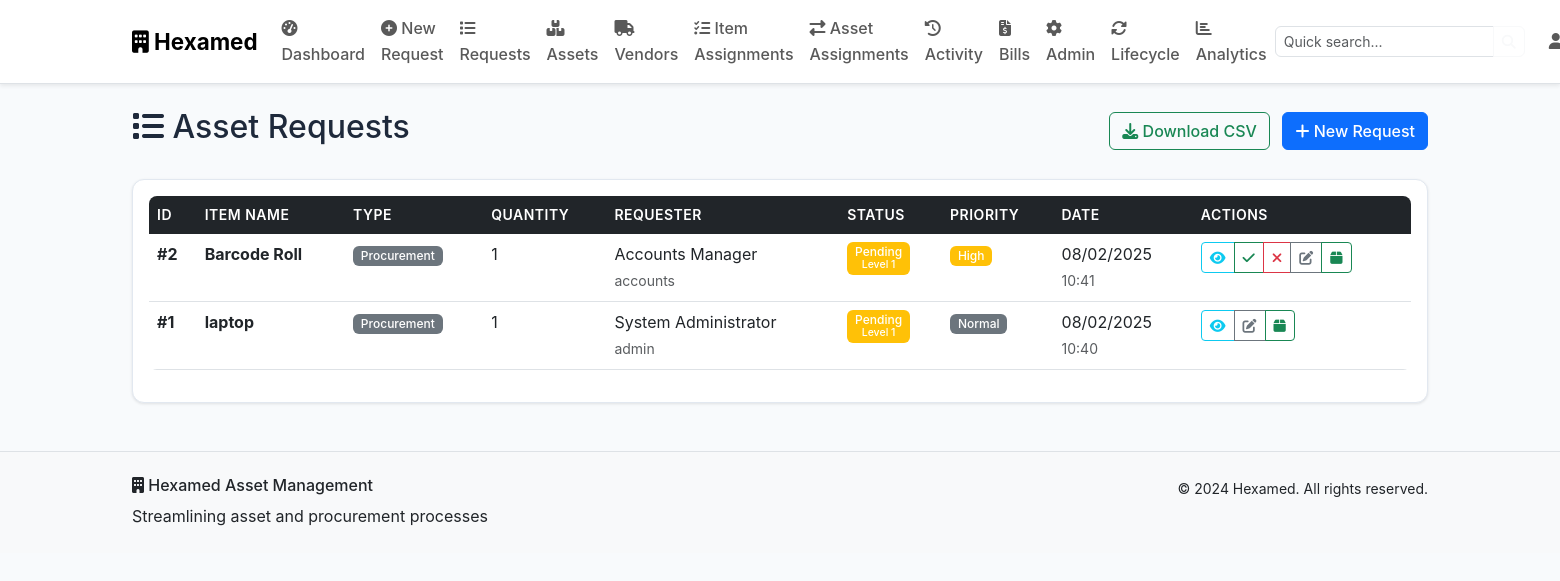
/requests (signed in), run on the app's committed database.
### models.py (models this page shows, shortened)
class AssetRequest(db.Model):
    id = db.Column(db.Integer, primary_key=True)
    item_name = db.Column(db.String(200), nullable=False)
    quantity = db.Column(db.Integer, nullable=False)
    purpose = db.Column(db.Text, nullable=False)
    request_type = db.Column(db.String(50), nullable=False)
    estimated_cost = db.Column(db.Float)
    urgency = db.Column(db.String(20), default='Normal')
    status = db.Column(db.String(20), default='Pending')
    current_approval_level = db.Column(db.Integer, default=1)
    floor = db.Column(db.String(50))  # Floor WHERE THE REQUEST IS MADE FROM (GROUND FLOOR, FIRST FLOOR, SECOND FLOOR, THIRD FLOOR, FOURTH FLOOR)
    fulfilled_from_asset_id = db.Column(db.Integer, db.ForeignKey('asset.id'))
    fulfilled_quantity = db.Column(db.Integer, default=0)
    fulfilled_by = db.Column(db.Integer, db.ForeignKey('user.id'))
    fulfilled_at = db.Column(db.DateTime)
    fulfillment_notes = db.Column(db.Text)
    created_at = db.Column(db.DateTime, default=datetime.utcnow)
    updated_at = db.Column(db.DateTime, default=datetime.utcnow, onupdate=datetime.utcnow)
    user_id = db.Column(db.Integer, db.ForeignKey('user.id'), nullable=False)
    uploaded_files = db.relationship('UploadedFile', backref='request', lazy=True, cascade='all, delete-orphan')
    approvals = db.relationship('Approval', backref='request', lazy=True, cascade='all, delete-orphan')
    fulfilled_from_asset = db.relationship('Asset', foreign_keys=[fulfilled_from_asset_id])
    fulfilled_by_user = db.relationship('User', foreign_keys=[fulfilled_by])

class User(db.Model):
    id = db.Column(db.Integer, primary_key=True)
    username = db.Column(db.String(80), unique=True, nullable=False)
    email = db.Column(db.String(120), unique=True, nullable=False)
    password_hash = db.Column(db.String(256), nullable=False)
    role = db.Column(db.String(50), nullable=False, default='User')
    full_name = db.Column(db.String(100), nullable=False)
    floor = db.Column(db.String(50))  # GROUND FLOOR IST FLOOR, SECOND FLOOR , 3RD FLOOR , 4TJH FLOOR
    department = db.Column(db.String(100))  #RADIOLOGY, LAB , OPD , CALL CENTER , ADMIN , ACCCOUNTS , HUMAN RESOURCES , IT , OPERATIONS , RECEPTION , STORE , STAFF WELFARE , WARD , XRAY , OTHERS
    created_at = db.Column(db.DateTime, default=datetime.utcnow)
    is_active = db.Column(db.Boolean, default=True)
    requests = db.relationship('AssetRequest', foreign_keys='AssetRequest.user_id', backref='requester', lazy=True)

### routes.py (the view)
    def decorated_function(*args, **kwargs):
        if 'user_id' not in session:
            flash('Please log in to access this page.', 'warning')
            return redirect(url_for('login'))
        return f(*args, **kwargs)

### routes.py (called while the page is built)
def require_login(f):
    def decorated_function(*args, **kwargs):
        if 'user_id' not in session:
            flash('Please log in to access this page.', 'warning')
            return redirect(url_for('login'))
        return f(*args, **kwargs)
    decorated_function.__name__ = f.__name__
    return decorated_function

@app.route('/requests')
@require_login
def view_requests():
    user = User.query.get(session['user_id'])
    page = request.args.get('page', 1, type=int)
    if user.role in ['Admin', 'MD', 'Accounts/SCM']:
        requests = AssetRequest.query.order_by(AssetRequest.created_at.desc()).paginate(
            page=page, per_page=10, error_out=False)
    elif user.role == 'Concern Manager':
        requests = AssetRequest.query.filter_by(floor=user.floor).order_by(AssetRequest.created_at.desc()).paginate(
            page=page, per_page=10, error_out=False)
    else:
        requests = AssetRequest.query.filter_by(user_id=user.id).order_by(AssetRequest.created_at.desc()).paginate(
            page=page, per_page=10, error_out=False)
    assets = Asset.query.all() if user.role == 'Accounts/SCM' else []
    return render_template('requests.html', requests=requests, user=user, assets=assets)

### templates/requests.html (shortened to what this page needs)
{% extends "base.html" %}
{% block content %}
<div class="container my-4">
    <div class="row">
        <div class="col">
            <div class="d-flex justify-content-between align-items-center mb-4">
                <h2><i class="fas fa-list"></i> Asset Requests</h2>
                <div>
                    <a href="{{ url_for('download_requests') }}" class="btn btn-outline-success me-2">
                        <i class="fas fa-download"></i> Download CSV
                    </a>
                    <a href="{{ url_for('create_request') }}" class="btn btn-primary">
                        <i class="fas fa-plus"></i> New Request
                    </a>
                </div>
            </div>
        </div>
    </div>
    {% if requests.items %}
    <div class="card">
        <div class="card-body">
            <div class="table-responsive">
                <table class="table table-hover">
                    <thead>
                        <tr>
                            <th>ID</th>
                            <th>Item Name</th>
                            <th>Type</th>
                            <th>Quantity</th>
                            <th>Requester</th>
                            <th>Status</th>
                            <th>Priority</th>
                            <th>Date</th>
                            <th>Actions</th>
                        </tr>
                    </thead>
                    <tbody>
                        {% for request in requests.items %}
                        <tr>
                            <td><strong>#{{ request.id }}</strong></td>
                            <td>
                                <div>
                                    <strong>{{ request.item_name }}</strong>
                                </div>
                            </td>
                            <td>
                                <span class="badge bg-secondary">{{ request.request_type }}</span>
                            </td>
                            <td>{{ request.quantity }}</td>
                            <td>
                                <div>
                                    {{ request.requester.full_name }}
                                    <br><small class="text-muted">{{ request.requester.username }}</small>
                                </div>
                            </td>
                            <td>
                                {% if request.status == 'Pending' %}
                                    <span class="badge bg-warning">
                                        {{ request.status }}
                                        <br><small>Level {{ request.current_approval_level }}</small>
                                    </span>
                                {% elif request.status == 'Approved' %}
                                    <span class="badge bg-success">{{ request.status }}</span>
                                {% elif request.status == 'Rejected' %}
                                    <span class="badge bg-danger">{{ request.status }}</span>
                                {% elif request.status == 'Fulfilled' %}
                                    <span class="badge bg-success">{{ request.status }}</span>
                                {% endif %}
                            </td>
                            <td>
                                {% if request.urgency == 'Critical' %}
                                    <span class="badge bg-danger">{{ request.urgency }}</span>
                                {% elif request.urgency == 'High' %}
                                    <span class="badge bg-warning">{{ request.urgency }}</span>
                                {% elif request.urgency == 'Normal' %}
                                    <span class="badge bg-secondary">{{ request.urgency }}</span>
                                {% else %}
                                    <span class="badge bg-light text-dark">{{ request.urgency }}</span>
                                {% endif %}
                            </td>
                            <td>
                                <div>
                                    {{ request.created_at.strftime('%m/%d/%Y') if request.created_at else 'N/A' }}
                                    <br><small class="text-muted">{{ request.created_at.strftime('%H:%M') if request.created_at else 'N/A' }}</small>
                                </div>
                            </td>
                            <td>
                                <div class="btn-group btn-group-sm">
                                    <button class="btn btn-outline-info btn-sm" data-bs-toggle="modal"
                                            data-bs-target="#requestModal{{ request.id }}">
                                        <i class="fas fa-eye"></i>
                                    </button>
                                    {% if request.status == 'Pending' %}
                                        {% set can_approve = False %}
                                        {% if user.id != request.user_id %}
                                            {% if user.role == 'MD' %}
                                                {% set can_approve = True %}
                                            {% elif request.requester.role in ['User', 'Employee'] %}
                                                {% if user.role == 'Concern Manager' and request.current_approval_level == 1 and user.floor == request.floor %}
                                                    {% set can_approve = True %}
                                                {% elif user.role == 'Admin' and request.current_approval_level == 2 %}
                                                    {% set can_approve = True %}
                                                {% elif user.role == 'Accounts/SCM' and request.current_approval_level == 3 %}
                                                    {% set can_approve = True %}
                                                {% endif %}
                                            {% elif request.requester.role == 'Concern Manager' %}
                                                {% if user.role == 'Admin' and request.current_approval_level == 1 %}
                                                    {% set can_approve = True %}
                                                {% elif user.role == 'Accounts/SCM' and request.current_approval_level == 2 %}
                                                    {% set can_approve = True %}
                                                {% endif %}
                                            {% elif request.requester.role == 'Admin' %}
                                                {% if user.role == 'Accounts/SCM' and request.current_approval_level == 1 %}
                                                    {% set can_approve = True %}
                                                {% endif %}
                                            {% elif request.requester.role == 'Accounts/SCM' %}
                                                {% if user.role == 'Admin' and request.current_approval_level == 1 %}
                                                    {% set can_approve = True %}
                                                {% endif %}
                                            {% endif %}
                                        {% endif %}
                                        {% if can_approve %}
                                            <a href="{{ url_for('approve_request', request_id=request.id, action='Approved') }}"
                                               class="btn btn-outline-success btn-sm"
                                               onclick="return confirm('Approve this request?')">
                                                <i class="fas fa-check"></i>
                                            </a>
                                            <a href="{{ url_for('approve_request', request_id=request.id, action='Rejected') }}"
                                               class="btn btn-outline-danger btn-sm"
                                               onclick="return confirm('Reject this request?')">
                                                <i class="fas fa-times"></i>
                                            </a>
                                        {% endif %}
                                    {% endif %}
                                    {% if user.role in ['Accounts/SCM', 'Admin', 'MD'] %}
                                        {% if request.status in ['Pending', 'Approved'] %}
                                            <a href="{{ url_for('edit_request', request_id=request.id) }}"
                                               class="btn btn-outline-secondary btn-sm"
                                               title="Edit Request">
                                                <i class="fas fa-edit"></i>
                                            </a>
                                            <a href="{{ url_for('assign_from_asset', request_id=request.id) }}"
                                               class="btn btn-outline-success btn-sm"
                                               title="Assign from Asset">
                                                <i class="fas fa-box"></i>
                                            </a>
                                        {% endif %}
                                    {% endif %}
                                </div>
                            </td>
                        </tr>
                        {% endfor %}
                    </tbody>
                </table>
            </div>
        </div>
    </div>
    {% endif %}
</div>
{% endblock %}

### static/style.css (style rules this page uses)
:root { --hexamed-primary: #2563eb; --hexamed-secondary: #64748b; --hexamed-success: #00ffaa; --hexamed-warning: #ffa200; --hexamed-danger: #ff0000; --hexamed-info: #06b6d4; --hexamed-light: #f8fafc; --hexamed-dark: #465977; --hexamed-gradient: linear-gradient(135deg, #2563eb, #06b6d4); }
body { font-family: 'Inter', 'Segoe UI', Tahoma, Geneva, Verdana, sans-serif; line-height: 1.6; background-color: #f8fafc; color: #1e293b; }
.card { border: 1px solid #e2e8f0; border-radius: 0.75rem; box-shadow: 0 1px 3px rgba(0, 0, 0, 0.1); transition: all 0.3s ease; background: white; }
.btn { font-weight: 500; transition: all 0.3s ease; border-radius: 0.375rem; }
.btn-group .btn { border-radius: 0.25rem; }
.table { border-radius: 0.5rem; overflow: hidden; }
.table thead th { background-color: var(--bs-dark); color: white; border: none; font-weight: 600; text-transform: uppercase; font-size: 0.875rem; letter-spacing: 0.5px; }
.table tbody tr { transition: background-color 0.2s ease; }
.badge { font-weight: 500; font-size: 0.75rem; padding: 0.35em 0.65em; }

### data on the page
AssetRequest: id "2", item_name "Barcode Roll", request_type "Procurement", quantity "1", requester.full_name "Accounts Manager", requester.username "accounts", status "Pending", current_approval_level "1", urgency "High", created_at "08/02/2025", created_at "10:41"
AssetRequest: id "1", item_name "laptop", request_type "Procurement", quantity "1", requester.full_name "System Administrator", requester.username "admin", status "Pending", current_approval_level "1", urgency "Normal", created_at "08/02/2025", created_at "10:40"
